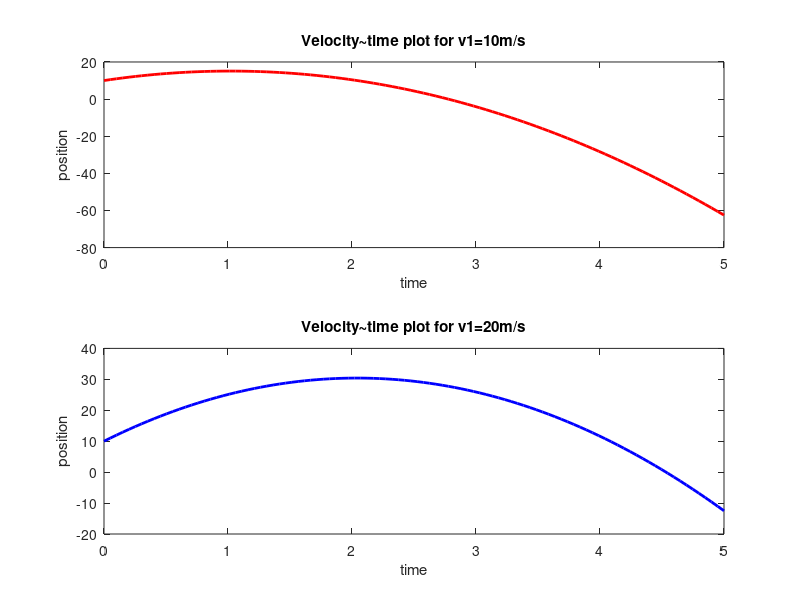

Source code (MATLAB):
clc;clear all ;close all
%Question 2
x_0=10;
v_1=10;
v_2=20;
t = linspace(0,5);
%linspace(X1, X2) generates a row vector of 100 linearly
% equally spaced points between X1 and X2.
 a=-9.8;

figure
subplot(2,1,1)
x1=x_0+v_1*t+.5*a*t.^2;
plot(t,x1,'linewidth',2,'Color','r')
xlabel('time');ylabel('position');
title('Velocity~time plot for v1=10m/s')

subplot(2,1,2)
x2=x_0+v_2*t+.5*a*t.^2;
plot(t,x2,'linewidth',2,'Color','b')
xlabel('time');ylabel('position')
title('Velocity~time plot for v1=20m/s')


% clc
% clear all
% close all
% v1=10;
% v2=15;
% x0=10;
% a=-9.8;
% t = linspace(0,5);
% x1=x0+v1.*t+0.5*a*t.^2;
% x2=x0+v2.*t+0.5*a*t.^2;
% figure
% subplot(2,2,1)
% 
% 
% plot(t,x1)
% title('Subplot 1: v0=10m/s')
% xlabel('time(seconds)');
% ylabel('postion(meters)');
% subplot(2,2,2)
% plot(t,x2)
% title('Subplot 2:v0=20m/s')
% xlabel('time(seconds)');
% ylabel('postion(meters)');
